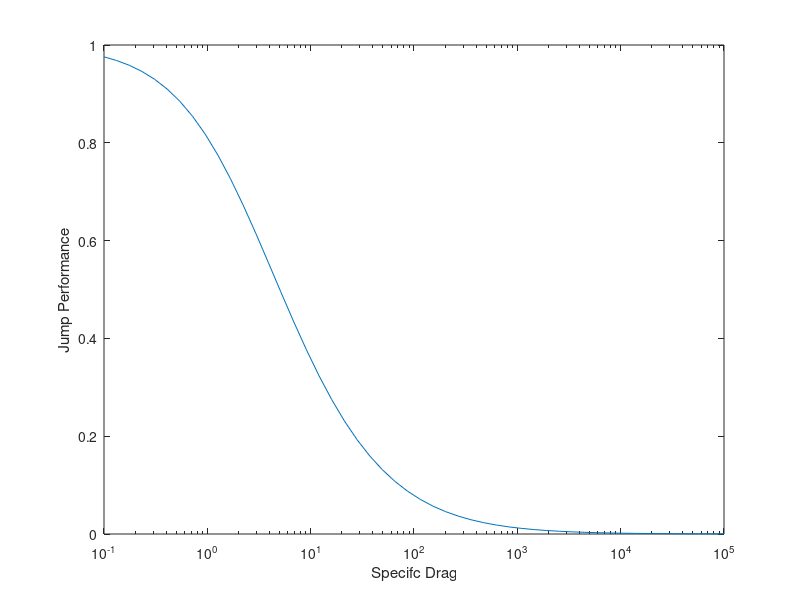

Write the MATLAB code that produced this figure.
dragCoefficients = 1;

specificDrags = logspace(-1, 5);

jumpPerformances = zeros(length(specificDrags), ...
                         length(dragCoefficients));

for i = 1:length(dragCoefficients)
    jumpPerformances(:, i) = ...
        (2 ./ (dragCoefficients(i) * specificDrags) .* ...
        log(1 + .5 * dragCoefficients(i) * specificDrags))';
end

figure(1);
clf;
semilogx(specificDrags, jumpPerformances);
xlabel('Specifc Drag')
ylabel('Jump Performance')
